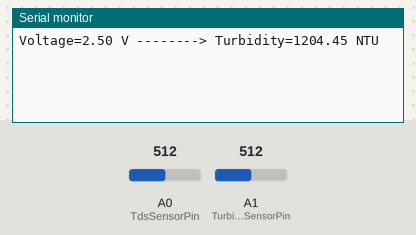
This sketch was run on a simulated Arduino Uno, built with avr-gcc and run on an emulated ATmega328P. Parts: the last lines printed to the serial monitor. The test bench sets the inputs (shaded band); at power-on: A0 (TdsSensorPin) = 512, A1 (TurbiditySensorPin) = 512.

Above: at 1.2 s.
1.3 s: A0 (TdsSensorPin) set to 716
At 4.0 s:
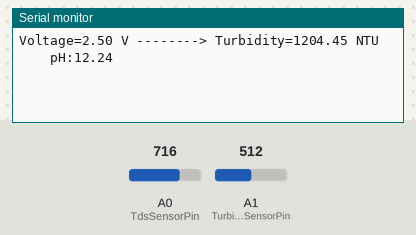
4.3 s: A1 (TurbiditySensorPin) set to 716
At 4.35 s:
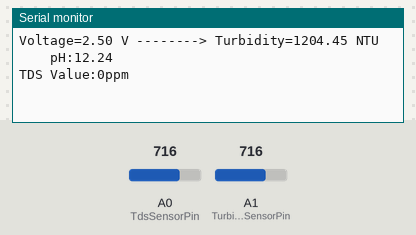
5.8 s: A0 (TdsSensorPin) set to 810
At 6.9 s:
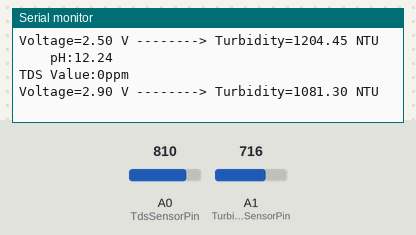
7.3 s: A1 (TurbiditySensorPin) set to 810
At 9.5 s:
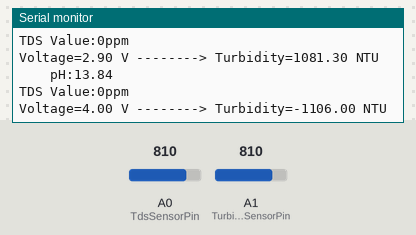

Measured:
- after the input at 1.3 s, the serial monitor: prints a new line after 1.9 s (image 1)
- after the input at 7.3 s, the serial monitor: prints a new line after 1.3 s (image 4)

The sketch:

IoT_Based_Water_Quality.ino
```cpp
/*-------------------------------------TDS Sensor_Start-------------------------------------------*/

//TDS Sensor

#define TdsSensorPin A0
#define VREF 5.0      // analog reference voltage(Volt) of the ADC
#define SCOUNT 30           // sum of sample point
int analogBuffer[SCOUNT];    // store the analog value in the array, read from ADC
int analogBufferTemp[SCOUNT];
int analogBufferIndex = 0,copyIndex = 0;
float averageVoltage = 0,tdsValue = 0,temperature = 25;

//Turbidity Sensor

#define TurbiditySensorPin A1   // analogue pin of arduino
float volt;
float ntu;

//ph Sensor

#define SensorPin A0          //pH meter Analog output to Arduino Analog Input 0
unsigned long int avgValue;  //Store the average value of the sensor feedback
float b;
int buf[10],temp;
void setup()
{
    Serial.begin(115200);
    pinMode(TdsSensorPin,INPUT);
    pinMode(TurbiditySensorPin,INPUT);
}

void loop()
{
/*------------------------------------TDS_Sensor_Start-------------------------------------------*/

   static unsigned long analogSampleTimepoint = millis();
   if(millis()-analogSampleTimepoint > 40U)     //every 40 milliseconds,read the analog value from the ADC
   {
     analogSampleTimepoint = millis();
     analogBuffer[analogBufferIndex] = analogRead(TdsSensorPin);    //read the analog value and store into the buffer
     analogBufferIndex++;
     if(analogBufferIndex == SCOUNT)
         analogBufferIndex = 0;
   }
   static unsigned long printTimepoint = millis();
   if(millis()-printTimepoint > 800U)
   {
      printTimepoint = millis();
      for(copyIndex=0;copyIndex<SCOUNT;copyIndex++)
        analogBufferTemp[copyIndex]= analogBuffer[copyIndex];
      averageVoltage = getMedianNum(analogBufferTemp,SCOUNT) * (float)VREF / 1024.0; // read the analog value more stable by the median filtering algorithm, and convert to voltage value
      float compensationCoefficient=1.0+0.02*(temperature-25.0);    //temperature compensation formula: fFinalResult(25^C) = fFinalResult(current)/(1.0+0.02*(fTP-25.0));
      float compensationVolatge=averageVoltage/compensationCoefficient;  //temperature compensation
      tdsValue=(133.42*compensationVolatge*compensationVolatge*compensationVolatge - 255.86*compensationVolatge*compensationVolatge + 857.39*compensationVolatge)*0.5; //convert voltage value to tds value
      //Serial.print("voltage:");
      //Serial.print(averageVoltage,2);
      //Serial.print("V   ");
      Serial.print("TDS Value:");
      Serial.print(tdsValue,0);
      Serial.println("ppm");
   }
/*-------------------------------------TDS_Sensor_End-------------------------------------------*/


/*-------------------------------------Turbidity_Sensor_Start-------------------------------------------*/
   volt = 0;
    for(int i=0; i<800; i++)                              // Loop to take 800 readings
    {
        volt += ((float)analogRead(TurbiditySensorPin)/1023)*5;    // Read the input on analog pin 0 & Convert the analog reading (which goes from 0 - 1023) to a voltage (0 - 5V):
    }
    volt = volt/800;                                      // Taking the Average of 800 Readings
    volt = round_to_dp(volt,1);                           // Calling the "round_to_dp" method to round off the volt reading
    if(volt < 2.5){                                       // If volt is less than 2.5 then run the block
      ntu = 3000;                                         // Set the Turbidity value to 3000
    }else{
      ntu = -1120.4*square(volt)+5742.3*volt-4353.8 - 1795;      // If the volt is above 2.5 then calculate the NTU value by using the equation give in the graph
    }
    Serial.println("Voltage="+String(volt)+" V --------> Turbidity="+String(ntu)+" NTU");  // Printing results on serial moniter
    Serial.println("");
    Serial.println("");
    delay(3000);
/*-------------------------------------Turbidity_Sensor_End-------------------------------------------*/

/*-------------------------------------pH_Sensor_Start-------------------------------------------*/
  for(int i=0;i<10;i++)       //Get 10 sample value from the sensor for smooth the value
  {
    buf[i]=analogRead(SensorPin);
    delay(10);
  }
  for(int i=0;i<9;i++)        //sort the analog from small to large
  {
    for(int j=i+1;j<10;j++)
    {
      if(buf[i]>buf[j])
      {
        temp=buf[i];
        buf[i]=buf[j];
        buf[j]=temp;
      }
    }
  }
  avgValue=0;
  for(int i=2;i<8;i++)                      //take the average value of 6 center sample
    avgValue+=buf[i];
  float phValue=(float)avgValue*5.0/1024/6; //convert the analog into millivolt
  phValue=3.5*phValue;

  //convert the millivolt into pH value
  Serial.print("    pH:");
  Serial.print(phValue,2);
  Serial.println(" ");
  delay(1000);
/*-------------------------------------pH_Sensor_End-------------------------------------------*/
}


/*-------------------------------------TDS_Sensor_Function_Start-------------------------------------------*/
int getMedianNum(int bArray[], int iFilterLen)
{
      int bTab[iFilterLen];
      for (byte i = 0; i<iFilterLen; i++)
      bTab[i] = bArray[i];
      int i, j, bTemp;
      for (j = 0; j < iFilterLen - 1; j++)
      {
      for (i = 0; i < iFilterLen - j - 1; i++)
          {
        if (bTab[i] > bTab[i + 1])
            {
        bTemp = bTab[i];
            bTab[i] = bTab[i + 1];
        bTab[i + 1] = bTemp;
         }
      }
      }
      if ((iFilterLen & 1) > 0)
    bTemp = bTab[(iFilterLen - 1) / 2];
      else
    bTemp = (bTab[iFilterLen / 2] + bTab[iFilterLen / 2 - 1]) / 2;
      return bTemp;
}
/*-------------------------------------TDS_Sensor_Function_End-------------------------------------------*/

/*-------------------------------------Turbidity_Sensor_Function_Start-------------------------------------------*/
float round_to_dp( float in_value, int decimal_place )    // Method to round of the volt value
{
  float multiplier = powf( 10.0f, decimal_place );
  in_value = roundf( in_value * multiplier ) / multiplier;
  return in_value;
}
/*-------------------------------------Turbidity_Sensor_Function__End-------------------------------------------*/
```
